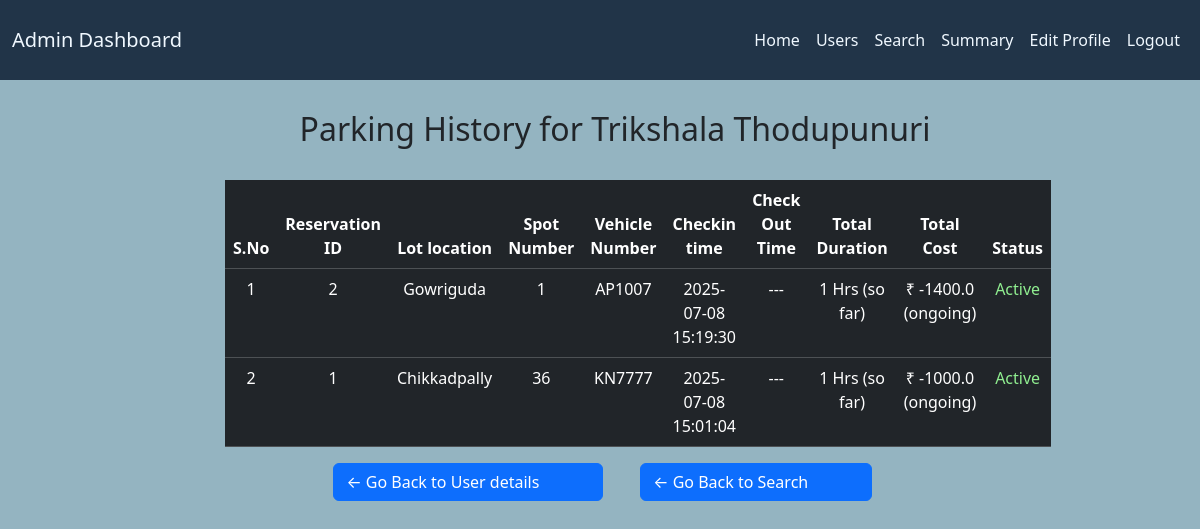
/admin/user_history/2 (signed in), run on the app's committed database.
### vehicle/models.py (models this page shows, shortened)
class User(db.Model, UserMixin):
    id = db.Column(db.Integer(), primary_key = True)
    first_name = db.Column(db.String(50), nullable = False)
    last_name = db.Column(db.String(50), nullable = False)
    email_address =  db.Column(db.String(length=60), nullable = False, unique = True)
    username = db.Column(db.String(length=20), nullable = False, unique = True)
    password_hash = db.Column(db.String(length=30), nullable = False)
    contact_number = db.Column(db.String(10), nullable= True, unique = True)
    address = db.Column(db.String(length=100), nullable = False)
    pincode = db.Column(db.String(6), nullable = False)
    is_admin = db.Column(db.Boolean(), default = 0)
    reservations = db.relationship('Reservation', backref = 'user', lazy = True)
    @property
    def password(self):
        return self.password_hash
    @property
    def full_name(self):
        return f"{self.first_name} {self.last_name}"

class Reservation(db.Model):
    r_id = db.Column(db.Integer(), primary_key = True)
    user_id = db.Column(db.Integer(), db.ForeignKey('user.id'))
    spot_id = db.Column(db.Integer(), db.ForeignKey('parking_spot.spot_id'))
    checkin_time = db.Column(db.DateTime, default = datetime.utcnow)
    checkout_time = db.Column(db.DateTime, nullable = False)
    actual_checkout_time = db.Column(db.DateTime)
    vehicle_model = db.Column(db.String(length=20), nullable = False)
    nameplate_num = db.Column(db.String(15), nullable=False)
    cost_per_unit = db.Column(db.Float, nullable = False)
    estimated_cost = db.Column(db.Float, nullable = True)
    @property
    def total_cost(self):
        if not self.checkin_time:
            return 0
        if self.checkout_time:
            end_time = self.actual_checkout_time or datetime.now()
        else:
            end_time = self.actual_checkout_time or datetime.now()
        parking_duration = end_time - self.checkin_time
        hours = parking_duration.total_seconds() // 3600
        return round(hours * self.cost_per_unit, 2)
    @property
    def parking_duration(self):
        if self.actual_checkout_time:
            end_time = self.actual_checkout_time or datetime.now()
        else:
            end_time = datetime.now()
        duration = end_time - self.checkin_time
        hours = max(1, duration.total_seconds() // 3600)
        return hours

class ParkingLot(db.Model):
    lot_id = db.Column(db.Integer(), primary_key = True)
    primary_location = db.Column(db.String(length=20), nullable = False)
    full_address = db.Column(db.String(length=50), nullable = False)
    pincode = db.Column(db.String(6), nullable = False)
    max_spots = db.Column(db.Integer(), nullable = False)
    cost_per_unit = db.Column(db.Integer(), nullable = False)
    parking_spots = db.relationship('ParkingSpot', backref = 'lot', lazy= True)

class ParkingSpot(db.Model):
    spot_id = db.Column(db.Integer(), primary_key = True)
    status = db.Column(db.String(1), default = 'A')
    lot_id = db.Column(db.Integer(), db.ForeignKey('parking_lot.lot_id'))
    spot_index = db.Column(db.Integer)
    reservations = db.relationship('Reservation', backref = 'spot', lazy = True)

### vehicle/controllers/routes.py (the view)
@app.route('/admin/user_history/<int:user_id>')
@login_required
@admin_required
def user_parking_history(user_id):
    user = User.query.get_or_404(user_id)
    reservations = Reservation.query.filter_by(user_id = user_id).order_by(Reservation.checkin_time.desc()).all()
    return render_template('admin_dashboard/user_parking_history.html', user = user, reservations = reservations)

### vehicle/__init__.py (called while the page is built)
@login_manager.user_loader
def load_user(user_id):
    return User.query.get(int(user_id))

### vehicle/controllers/routes.py (called while the page is built)
def admin_required(f):
    @wraps(f)
    def decorated_function(*args, **kwargs):
        if not current_user.is_authenticated:
            return redirect(url_for('login_page'))
        if not current_user.is_admin:
            flash(f'You do not have permission to access this page!',category='danger')
            return redirect(url_for('user_home'))
        return f(*args, **kwargs)
    return decorated_function

### vehicle/templates/admin_dashboard/user_parking_history.html (shortened to what this page needs)
{% extends "base.html" %}
{% block content%}
{% if reservations %}
<div class="table-hover d-flex justify-content-center" style="margin-top: 30px; margin-left: 30px;">
    <div class="col-8 text-center">
        <h2 class="text-center">Parking History for {{user.full_name}}</h2>
        <br>
        <table class="table table-hover table-dark justify-content-center">
            <thead>
                <tr>
                    <th scope="col">S.No</th>
                    <th scope="col">Reservation ID</th>
                    <th scope="col">Lot location</th>
                    <th scope="col">Spot Number</th>
                    <th scope="col">Vehicle Number</th>
                    <th scope="col">Checkin time</th>
                    <th scope="col">Check Out Time</th>
                    <th scope="col">Total Duration</th>
                    <th scope="col">Total Cost</th>
                    <th scope="col">Status</th>
                </tr>
            </thead>
            <tbody>
                {% for reservation in reservations %}
                <tr>
                    <td>{{ loop.index }}</td>
                    <td>{{ reservation.r_id }}</td>
                    <td>{{reservation.spot.lot.primary_location}}</td>
                    <td>{{reservation.spot.spot_id}}</td>
                    <td>{{reservation.nameplate_num}}</td>
                    <td>{{reservation.checkin_time.strftime('%Y-%m-%d %H:%M:%S')}}</td>
                    {% if reservation.actual_checkout_time %}
                    <td>{{reservation.actual_checkout_time.strftime('%Y-%m-%d %H:%M:%S')}}</td>
                    <td>{{reservation.parking_duration}} Hrs</td>
                    <td>₹ {{reservation.total_cost}}</td>
                    <td><label style="color: lightpink;">Completed</label></td>
                    {% else %}
                    <td>---</td>
                    <td>{{reservation.parking_duration}} Hrs (so far)</td>
                    <td>₹ {{reservation.total_cost}} (ongoing)</td>
                    <td><label style="color: lightgreen;">Active</label></td>
                    {% endif %}
                </tr>
                {% endfor %}
            </tbody>
        </table>
        {% else %}
        <h3>Sorry! No parking History available for {{user.username}}</h3><br>
        {% endif %}
        <a class="btn btn-primary" href="{{url_for('display_users')}}" role="button">
            ← Go Back to User details
        </a>
        <a class="btn btn-primary" href="{{url_for('admin_search')}}" role="button">
            ← Go Back to Search
        </a>
    </div>
</div>
{% endblock %}

### vehicle/static/style.css (style rules this page uses)
body { background-color: #94B4C1; }
.btn { padding-right: 8%; margin-right: 25px; align-items: center; }

### data on the page
User: full_name "Trikshala Thodupunuri"
Reservation: r_id "2", spot.lot.primary_location "Gowriguda", spot.spot_id "1", nameplate_num "AP1007", checkin_time "2025-07-08 15:19:30", parking_duration "1", total_cost "-1400.0"
Reservation: r_id "1", spot.lot.primary_location "Chikkadpally", spot.spot_id "36", nameplate_num "KN7777", checkin_time "2025-07-08 15:01:04", parking_duration "1", total_cost "-1000.0"
